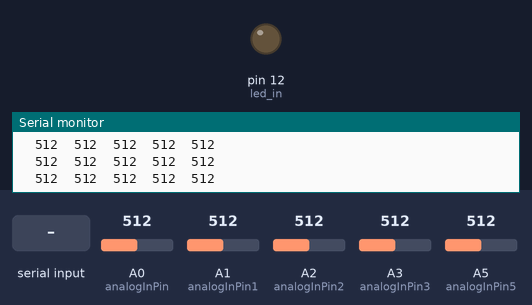
A sketch run on a simulated Arduino Uno, built with avr-gcc and run on an emulated ATmega328P. On the bench: output pins drawn as LEDs (lit = HIGH), the last lines printed to the serial monitor. The inputs (shaded band) are chosen by the test bench; at power-on: A0 (analogInPin) = 512, A1 (analogInPin1) = 512, A2 (analogInPin2) = 512, A3 (analogInPin3) = 512, A5 (analogInPin5) = 512.

Above: at 1.2 s.
1.3 s: "a" received over Serial
At 2.5 s:
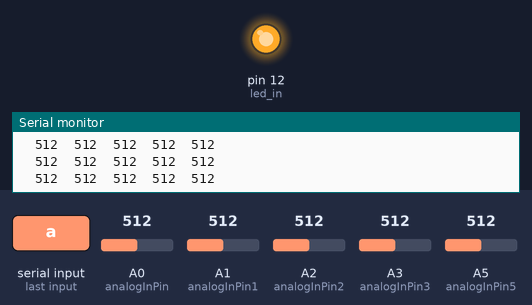
Timing chart, 0 to 7.0 s (numbered marks = the images above; inputs shaded):
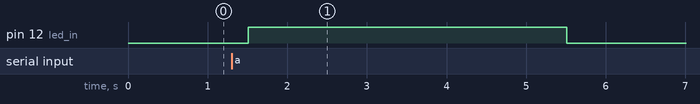

The sketch:

experiment2_serial_establishment.ino
```cpp
#include <LiquidCrystal.h>
#include <stdio.h>
const int analogInPin = A0;  // Analog input pin that the potentiometer is attached to
const int analogInPin3 = A3;
const int analogInPin5 = A5;
const int analogInPin2= A2 ;
const int analogInPin1= A1 ;
int sensorValue = 0;        // value read from the pot
int outputValue = 0;        // value output to the PWM (analog out)
int sensorValue3 = 0;        // value read from the pot
int outputValue3 = 0;        // value output to the PWM (analog out)
int sensorValue5 = 0;
int sensorValue1 = 0;
int sensorValue2 = 0;
int i=0;
int led_in = 12;
char userInput;
void setup() {
  Serial.begin(9600);
   pinMode(led_in, OUTPUT);
}

void led(){
  digitalWrite(led_in, HIGH);   // turn the LED on (HIGH is the voltage level)
  delay(4000);                       // wait for 4 second
  digitalWrite(led_in, LOW);    // turn the LED off by making the voltage LOW
  delay(1000);
}
void loop() {
  // read the analog in value:
sensorValue = analogRead(analogInPin);
sensorValue3 = analogRead(analogInPin3);
sensorValue5 = analogRead(analogInPin5);
sensorValue1= analogRead(analogInPin1);
sensorValue2= analogRead(analogInPin2);
Serial.print("\t");
Serial.print(sensorValue);
Serial.print("\t");
Serial.print(sensorValue3);
Serial.print("\t");
Serial.print(sensorValue5);
Serial.print("\t");
Serial.print(sensorValue1);
Serial.print("\t");
Serial.println(sensorValue2);
delay(300);
// Lights up if any of the sensors are not maintaining the moisture.
// Once it writes all the sensors value on the serial port, then it will wait for the serial.available.
if (Serial.available() > 0){
      userInput = Serial.read();
        if(userInput == 'a'){
        led();
        Serial.println("yes");
        delay(300);
        }
  }
}
```

Measured:
- after the input at 1.3 s, pin 12 (led_in): LOW → HIGH after 0.21 s, → LOW 4.0 s later
